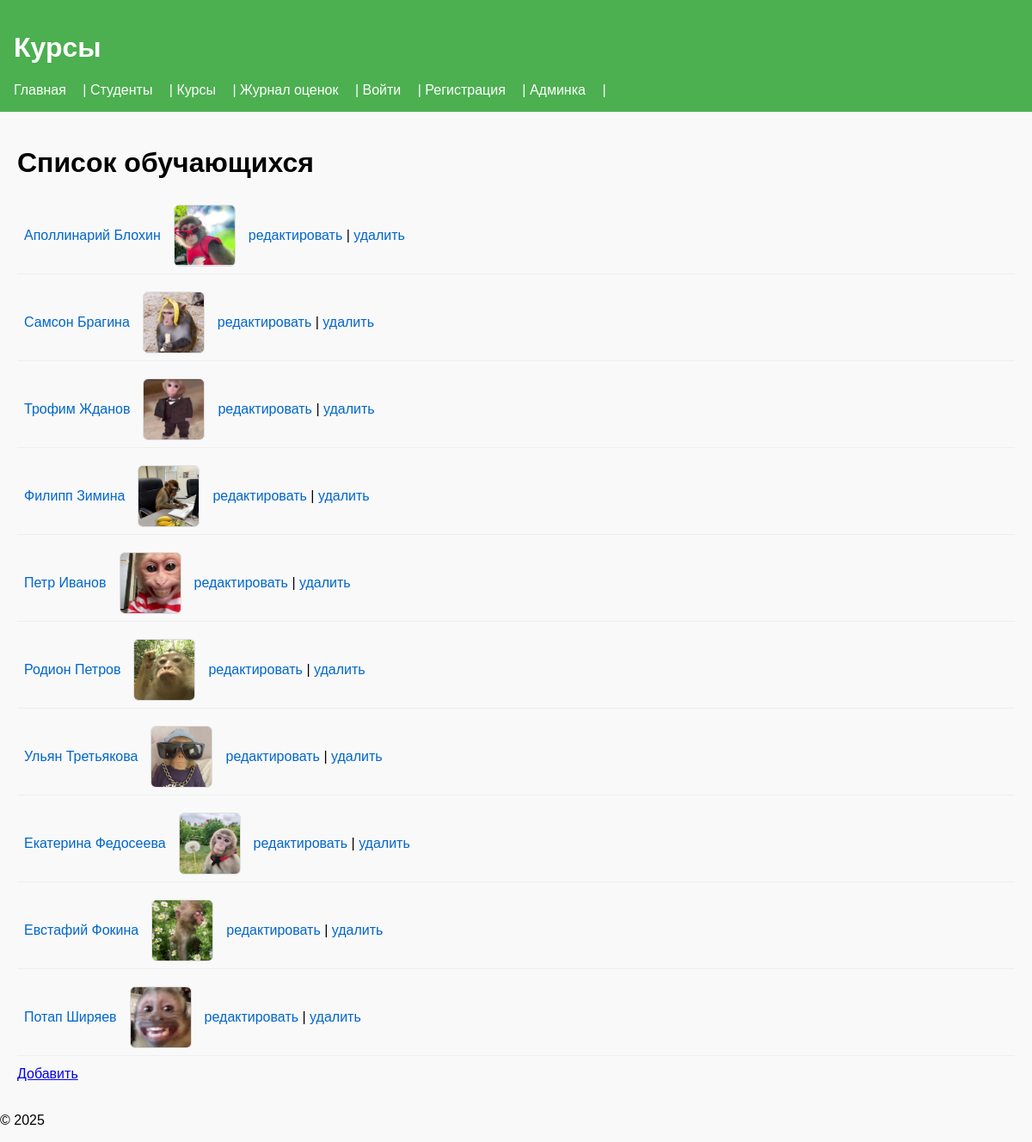
The page /students/ on the database its author committed.
### students/models.py (models this page shows, shortened)
class Student(models.Model):
    name = models.CharField(
        max_length=30,
        verbose_name='имя',
        null=False,
        blank=False,
    )
    """ null — разрешено ли в базе данных хранить "ничего" (NULL). blank — разрешено ли в формах (админке, сайтах) не заполнять поле.
     по сути, если в бд разрешим не заполнить поле, то для формы django может быть ошибка, если в бланк будет тру """
    surname = models.CharField(
        max_length=30,
        verbose_name='фамилия'
    )
    age = models.SmallIntegerField(
        null=True,
        blank=True,
        verbose_name='возраст',
        validators=[MinValueValidator(16),]
    )
    sex = models.CharField(
        choices=[('m', 'male'), ('f', 'female')],
        verbose_name='пол',
        max_length=10
    )
    active = models.BooleanField(verbose_name='активный')
    photo = models.ImageField(
        upload_to=r'photos/%Y/%m/%d',
        blank=True,
        verbose_name='фото'
    )
    slug = models.SlugField(
        max_length=100,
        unique=True,
        blank=True,
        null=True,
        verbose_name='slug'
    )
    course = models.ManyToManyField(
        to='Courses',
        blank=True,
        verbose_name='курсы'
    )
    """ В Django, когда создается модель (описание таблицы в бд), ты можно внутри неё создать вложенный класс с именем Meta.
Этот класс не создаёт объектов и не хранит данные — он просто задаёт настройки для самой модели """
    class Meta:
        verbose_name = 'студенты'
        verbose_name_plural = 'студенты' #когда обращаются ко многим
        indexes = [models.Index(fields=['surname'])] #индексация по surname
        ordering = ['surname']

### students/views.py (the view)
# urls.py: path('students/', student_list, name='student_list'),
def student_list(r):
    students = Student.objects.all()
    return render(r, 'students_list.html', context={'students':students})

### students/templates/students_list.html (shortened to what this page needs)
{% extends 'base.html' %}
{% block content %}
<h1>Список обучающихся</h1>
{% for student in students %}
    <div class="student-item">
        <a href="{% url 'student_detail' student.id %}">
            {{ student.name }} {{ student.surname }}
        </a>
        {% if student.photo %}
            <img src="{{ student.photo.url }}" alt="{{ student.name }}">
        {% endif %}
        <span>
            <a href="{% url 'student_edit' student.pk %}">редактировать</a> |
            <a href="{% url 'student_delete' student.pk %}">удалить</a>
        </span>
    </div>
{% empty %}
    <p>Нет студентов</p>
{% endfor %}
<a href="{% url 'student_add' %}">Добавить</a>
{% endblock %}

### students/templates/base.html (shortened to what this page needs)
<!DOCTYPE html>
<html lang="ru">
<head>
    {% load static %}
    <link rel="stylesheet" href="{% static 'css/style.css' %}?v=1">
</head>
<body>
    <header>
        <h1>Курсы</h1>
        <nav>
            <a href="{% url 'home' %}">Главная</a> |
            <a href="{% url 'student_list' %}">Студенты</a> |
            <a href="{% url 'course_list' %}">Курсы</a> |
            <a href="{% url 'grade_journal' %}">Журнал оценок</a> |
            {% if request.user.is_authenticated %}
                <a href="/logout/">Выход</a> |
            {% else %}
                <a href="/login/">Войти</a> |
                <a href="/reg/">Регистрация</a> |
            {% endif %}
                <a href="/admin/">Админка</a> |
        </nav>
    </header>
    <main>
        {% block content %}
        {% endblock %}
    </main>
    <footer>
        <p>&copy; 2025 </p>
    </footer>
</body>
</html>

### students/static/css/style.css (style rules this page uses)
body { font-family: Arial, sans-serif; margin: 0; padding: 0; background: #f9f9f9; }
header { background: #4CAF50; color: white; padding: 1rem; }
nav a { color: white; margin-right: 15px; text-decoration: none; }
main { padding: 20px; }
.student-item { display: flex; align-items: center; gap: 15px; margin-bottom: 12px; padding: 8px; border-bottom: 1px solid #eee; }
.student-item img { width: 70px; height: 70px; object-fit: cover; border-radius: 6px; border: 1px solid #ddd; }
.student-item a { text-decoration: none; color: #0066cc; }

### rows shown on the page
Student: name "Аполлинарий", surname "Блохин", photo (picture)
Student: name "Самсон", surname "Брагина", photo (picture)
Student: name "Трофим", surname "Жданов", photo (picture)
Student: name "Филипп", surname "Зимина", photo (picture)
Student: name "Петр", surname "Иванов", photo (picture)
Student: name "Родион", surname "Петров", photo (picture)
Student: name "Ульян", surname "Третьякова", photo (picture)
Student: name "Екатерина", surname "Федосеева", photo (picture)
Student: name "Евстафий", surname "Фокина", photo (picture)
Student: name "Потап", surname "Ширяев", photo (picture)
